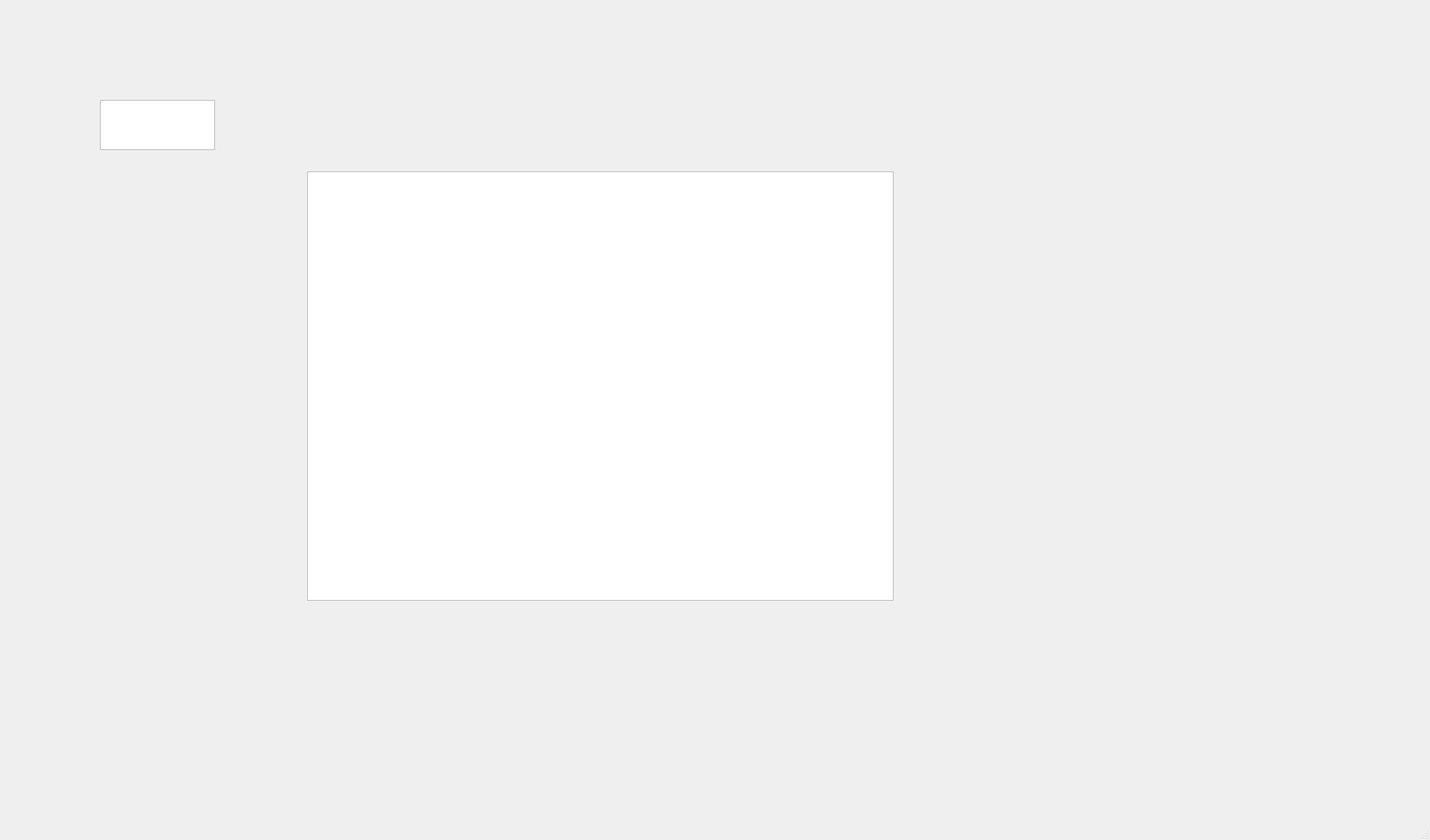
<?xml version="1.0" encoding="UTF-8"?>
<ui version="4.0">
 <class>MainWindow</class>
 <widget class="QMainWindow" name="MainWindow">
  <property name="geometry">
   <rect>
    <x>0</x>
    <y>0</y>
    <width>2002</width>
    <height>1176</height>
   </rect>
  </property>
  <property name="windowTitle">
   <string>MainWindow</string>
  </property>
  <widget class="QWidget" name="centralwidget">
   <widget class="QLabel" name="title">
    <property name="geometry">
     <rect>
      <x>150</x>
      <y>0</y>
      <width>1301</width>
      <height>141</height>
     </rect>
    </property>
    <property name="text">
     <string/>
    </property>
    <property name="pixmap">
     <pixmap>../ImagenesGUI/title.png</pixmap>
    </property>
   </widget>
   <widget class="QPushButton" name="Start">
    <property name="geometry">
     <rect>
      <x>130</x>
      <y>710</y>
      <width>201</width>
      <height>81</height>
     </rect>
    </property>
    <property name="autoFillBackground">
     <bool>false</bool>
    </property>
    <property name="text">
     <string/>
    </property>
    <property name="autoDefault">
     <bool>false</bool>
    </property>
    <property name="default">
     <bool>false</bool>
    </property>
    <property name="flat">
     <bool>true</bool>
    </property>
   </widget>
   <widget class="QPushButton" name="Birth">
    <property name="geometry">
     <rect>
      <x>100</x>
      <y>220</y>
      <width>241</width>
      <height>131</height>
     </rect>
    </property>
    <property name="text">
     <string/>
    </property>
    <property name="flat">
     <bool>true</bool>
    </property>
   </widget>
   <widget class="QPushButton" name="SinGenerator">
    <property name="geometry">
     <rect>
      <x>60</x>
      <y>410</y>
      <width>351</width>
      <height>71</height>
     </rect>
    </property>
    <property name="text">
     <string/>
    </property>
    <property name="flat">
     <bool>true</bool>
    </property>
   </widget>
   <widget class="QPushButton" name="GAGenerator">
    <property name="geometry">
     <rect>
      <x>60</x>
      <y>510</y>
      <width>351</width>
      <height>121</height>
     </rect>
    </property>
    <property name="text">
     <string/>
    </property>
    <property name="flat">
     <bool>true</bool>
    </property>
   </widget>
   <widget class="QPushButton" name="SinMenu">
    <property name="geometry">
     <rect>
      <x>480</x>
      <y>140</y>
      <width>301</width>
      <height>71</height>
     </rect>
    </property>
    <property name="text">
     <string/>
    </property>
    <property name="flat">
     <bool>true</bool>
    </property>
   </widget>
   <widget class="QPushButton" name="GAMenu">
    <property name="geometry">
     <rect>
      <x>820</x>
      <y>140</y>
      <width>301</width>
      <height>71</height>
     </rect>
    </property>
    <property name="text">
     <string/>
    </property>
    <property name="flat">
     <bool>true</bool>
    </property>
   </widget>
   <widget class="QPushButton" name="Salvation">
    <property name="geometry">
     <rect>
      <x>1270</x>
      <y>140</y>
      <width>271</width>
      <height>71</height>
     </rect>
    </property>
    <property name="text">
     <string/>
    </property>
    <property name="flat">
     <bool>true</bool>
    </property>
   </widget>
   <widget class="QPushButton" name="Damnation">
    <property name="geometry">
     <rect>
      <x>1270</x>
      <y>220</y>
      <width>271</width>
      <height>71</height>
     </rect>
    </property>
    <property name="text">
     <string/>
    </property>
    <property name="flat">
     <bool>true</bool>
    </property>
   </widget>
   <widget class="QTextEdit" name="textEdit">
    <property name="geometry">
     <rect>
      <x>430</x>
      <y>240</y>
      <width>821</width>
      <height>601</height>
     </rect>
    </property>
   </widget>
   <widget class="QPushButton" name="ABB">
    <property name="geometry">
     <rect>
      <x>1280</x>
      <y>740</y>
      <width>241</width>
      <height>101</height>
     </rect>
    </property>
    <property name="text">
     <string/>
    </property>
    <property name="flat">
     <bool>true</bool>
    </property>
   </widget>
   <widget class="QPushButton" name="Hell">
    <property name="geometry">
     <rect>
      <x>1320</x>
      <y>410</y>
      <width>181</width>
      <height>91</height>
     </rect>
    </property>
    <property name="text">
     <string/>
    </property>
    <property name="flat">
     <bool>true</bool>
    </property>
   </widget>
   <widget class="QPushButton" name="SetWInner">
    <property name="geometry">
     <rect>
      <x>1290</x>
      <y>300</y>
      <width>231</width>
      <height>91</height>
     </rect>
    </property>
    <property name="text">
     <string/>
    </property>
    <property name="flat">
     <bool>true</bool>
    </property>
   </widget>
   <widget class="QPushButton" name="Maps">
    <property name="geometry">
     <rect>
      <x>1280</x>
      <y>530</y>
      <width>241</width>
      <height>81</height>
     </rect>
    </property>
    <property name="text">
     <string/>
    </property>
    <property name="flat">
     <bool>true</bool>
    </property>
   </widget>
   <widget class="QPushButton" name="Maps2">
    <property name="geometry">
     <rect>
      <x>1280</x>
      <y>630</y>
      <width>241</width>
      <height>81</height>
     </rect>
    </property>
    <property name="text">
     <string/>
    </property>
    <property name="flat">
     <bool>true</bool>
    </property>
   </widget>
   <widget class="QTextEdit" name="cant">
    <property name="geometry">
     <rect>
      <x>140</x>
      <y>140</y>
      <width>161</width>
      <height>70</height>
     </rect>
    </property>
   </widget>
  </widget>
  <widget class="QMenuBar" name="menubar">
   <property name="geometry">
    <rect>
     <x>0</x>
     <y>0</y>
     <width>2002</width>
     <height>22</height>
    </rect>
   </property>
  </widget>
  <widget class="QStatusBar" name="statusbar"/>
 </widget>
 <resources/>
 <connections/>
</ui>
